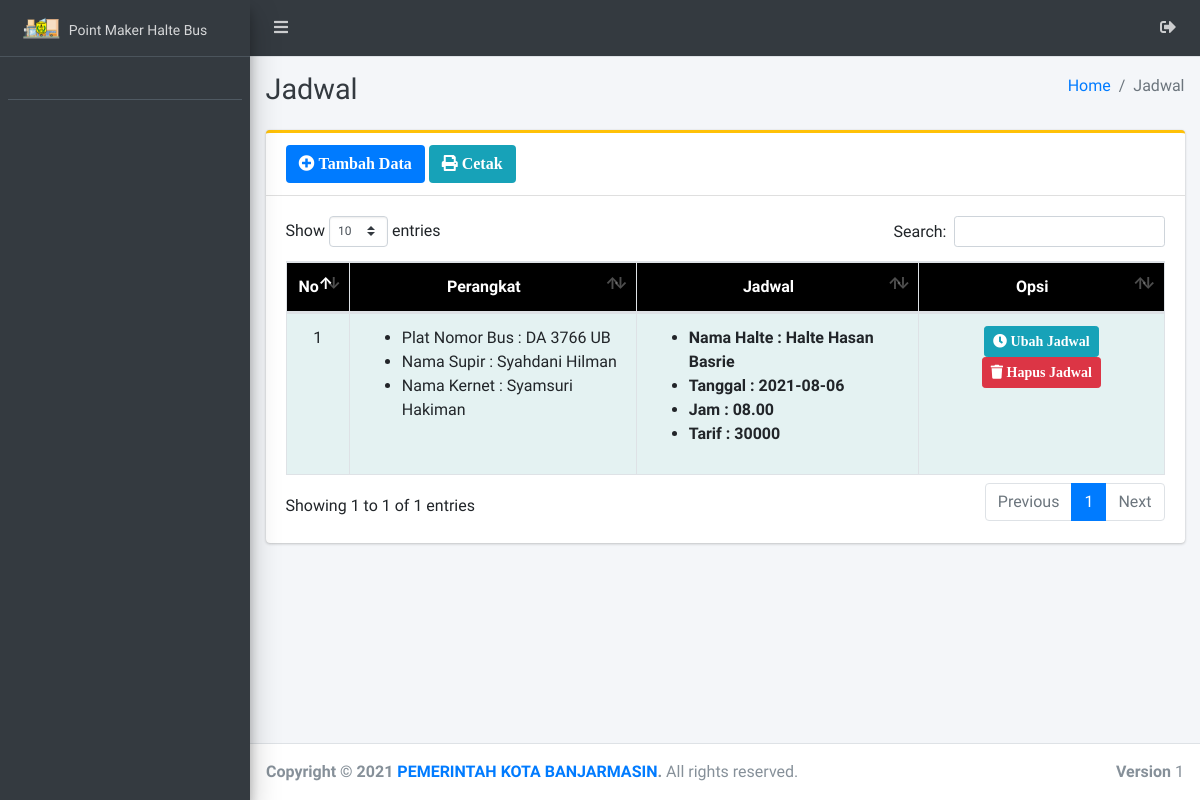
Screenshot of /admin/jadwal/index.php with the database file from the repository.
### tables this page shows
CREATE TABLE `jadwal` (
  `id_jadwal` int(11) NOT NULL,
  `tanggal_jadwal` date NOT NULL,
  `jam` varchar(25) NOT NULL,
  `id_halte` int(11) NOT NULL,
  `id_bus` int(11) NOT NULL,
  `id_supir` int(11) NOT NULL,
  `id_kernet` int(11) NOT NULL,
  `tarif_halte` varchar(100) DEFAULT NULL
);

CREATE TABLE `bus` (
  `id_bus` int(11) NOT NULL,
  `kd_bus` varchar(25) NOT NULL,
  `merk_bus` varchar(20) NOT NULL,
  `plat_nomor` varchar(100) NOT NULL,
  `kapasitas` varchar(15) NOT NULL,
  `status_bus` varchar(25) NOT NULL
);

CREATE TABLE `supir` (
  `id_supir` int(11) NOT NULL,
  `nama_supir` varchar(150) NOT NULL,
  `no_telp` varchar(50) NOT NULL,
  `alamat` text NOT NULL
);

CREATE TABLE `kernet` (
  `id_kernet` int(11) NOT NULL,
  `nama_kernet` varchar(150) NOT NULL,
  `no_telp` varchar(50) NOT NULL,
  `alamat` text NOT NULL
);

CREATE TABLE `halte` (
  `id_halte` int(11) NOT NULL,
  `kd_halte` varchar(11) NOT NULL,
  `nama_halte` varchar(100) NOT NULL,
  `alamat` text NOT NULL,
  `lat` varchar(150) NOT NULL,
  `lng` varchar(150) NOT NULL
);

### admin/jadwal/index.php (the view, shortened to what this page needs)
<?php
require '../../config/koneksi.php';
?>
<!DOCTYPE html>
<html>
<?php
include '../../templates/head.php';
?>
<body class="hold-transition sidebar-mini layout-fixed">
    <div class="wrapper">
        <?php
        include '../../templates/navbar.php';
        ?>
        <?php
        include '../../templates/sidebar.php';
        ?>
        <div class="content-wrapper">
            <div class="content-header">
                <div class="container-fluid">
                    <div class="row mb-2">
                        <div class="col-sm-6">
                            <h1 class="m-0 text-dark">Jadwal</h1>
                        </div>
                        <div class="col-sm-6">
                            <ol class="breadcrumb float-sm-right">
                                <li class="breadcrumb-item"><a href="#">Home</a></li>
                                <li class="breadcrumb-item active">Jadwal</li>
                            </ol>
                        </div>
                    </div>
                </div>
            </div>
            <section class="content">
                <div class="container-fluid">
                    <div class="row">
                        <div class="col-12">
                            <div class="card card-warning card-outline">
                                <div class="card-header">
                                    <a href="tambah" class="btn bg-blue"><i class="fa fa-plus-circle"> Tambah Data</i></a>
                                    <a href="#" data-toggle="modal" data-target="#modal_print"  class="btn bg-info"><i class="fa fa-print"> Cetak</i></a>
                                </div>
                                <div class="card-body">
                                    <div class="table-responsive">
                                        <table id="example1" class="table table-bordered table-striped">
                                            <thead class="bg-black">
                                                <tr align="center">
                                                    <th>No</th>
                                                    <th>Perangkat</th>
                                                    <th>Jadwal</th>
                                                    <th>Opsi</th>
                                                </tr>
                                            </thead>
                                            <tbody style="background-color: azure">
                                            <?php
                                            $no = 1;
                                            $data = $koneksi->query("SELECT * FROM jadwal AS j
                                            LEFT JOIN halte AS h ON j.id_halte = h.id_halte
                                            LEFT JOIN bus AS b ON j.id_bus = b.id_bus
                                            LEFT JOIN supir AS s ON j.id_supir = s.id_supir
                                            LEFT JOIN kernet AS k ON j.id_kernet = k.id_kernet
                                            ");
                                            while ($row = $data->fetch_array()) {
                                            ?>
                                                    <tr>
                                                        <td align="center"><?= $no++ ?></td>
                                                        <td>
                                                            <ul>
                                                                <li>Plat Nomor Bus <?= ": ".$row['plat_nomor'] ?></li>
                                                                <li>Nama Supir <?= ": ".$row['nama_supir'] ?></li>
                                                                <li>Nama Kernet <?= ": ".$row['nama_kernet'] ?></li>
                                                            </ul>
                                                        </td>
                                                        <td>
                                                            <ul>
                                                                <b>
                                                                <li>Nama Halte <?= ": ".$row['nama_halte'] ?></li>
                                                                <li>Tanggal <?= ": ".$row['tanggal_jadwal'] ?></li>
                                                                <li>Jam <?= ": ".$row['jam'] ?></li>
                                                                <li>Tarif <?= ": ".$row['tarif_halte'] ?></li>
                                                                </b>
                                                            </ul>
                                                        </td>
                                                        <td align="center">
                                                            <a href="edit?id=<?= $row['id_jadwal'] ?>" class="btn btn-info btn-sm" title="Edit"><i class="fa fa-clock"> Ubah Jadwal</i></a>
                                                            <a href="hapus?id=<?= $row['id_jadwal'] ?>" class="btn btn-danger btn-sm alert-hapus" title="Hapus"><i class="fa fa-trash"> Hapus Jadwal</i></a>
                                                        </td>
                                                    </tr>
                                                    <?php } ?>
                                                </tbody>
                                        </table>
                                    </div>
                                </div>
                            </div>
                        </div>
                    </div>
                </div>
            </section>
        </div>
        <?php include_once "../../templates/footer.php"; ?>
    </div>
</body>
</html>

### rows the page displays
jadwal: id_bus.plat_nomor "DA 3766 UB", id_supir.nama_supir "Syahdani Hilman", id_kernet.nama_kernet "Syamsuri Hakiman", id_halte.nama_halte "Halte Hasan Basrie", tanggal_jadwal "2021-08-06", jam "08.00", tarif_halte "30000"
